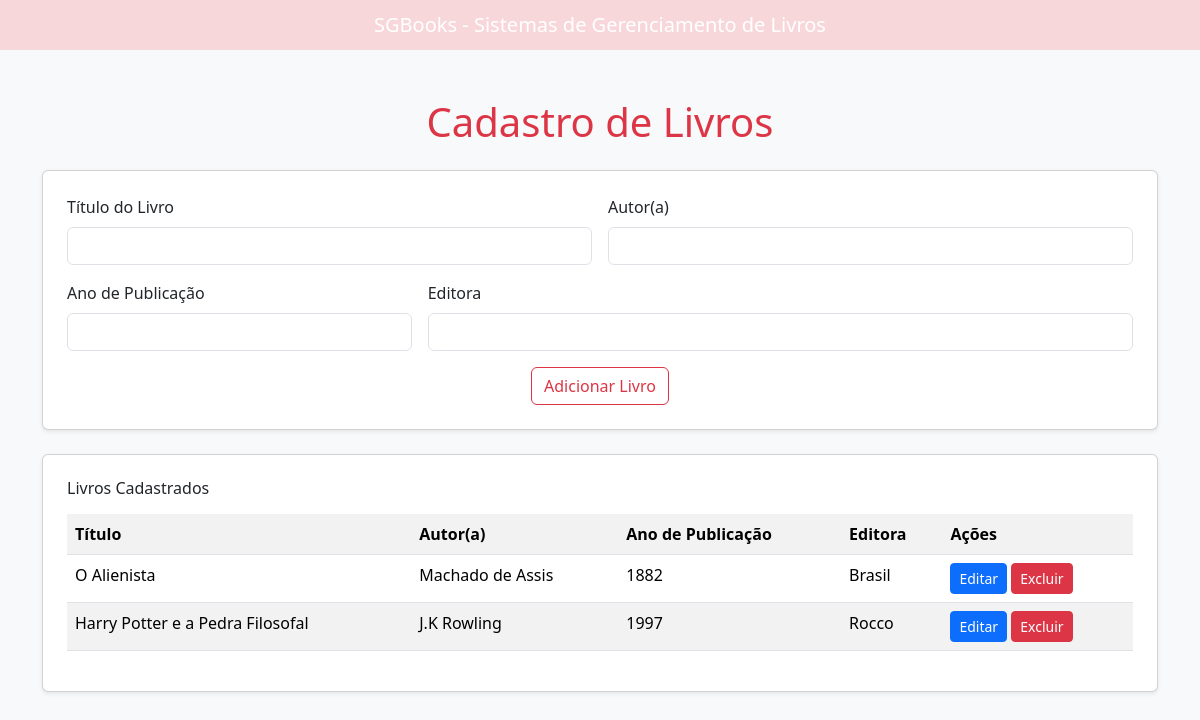
Before: /livros/ with the older database file.
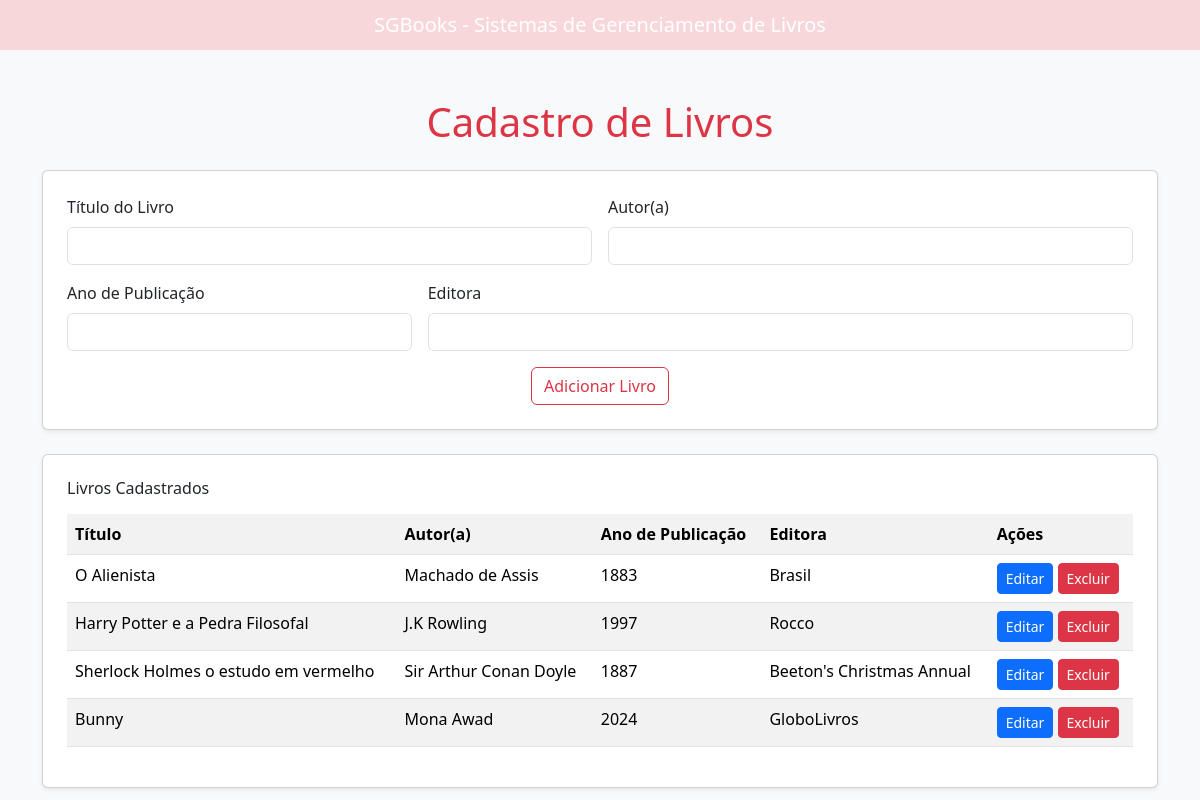
After: the same page with the newer database file.
### sgb_livros/models.py (models this page shows, shortened)
class Livro(models.Model): #models.model indica que a classe Livro é um modelo do Django é padrão
    titulo = models.CharField(max_length=200) #CharField é um campo de texto com tamanho máximo definido
    autor = models.CharField(max_length=150)
    ano_publicacao = models.PositiveIntegerField()
    editora = models.CharField(max_length=100, blank=True, null=True) #blank e null permitem que o campo seja opcional

### sgb_livros/views.py (the view, shortened to what this page needs)
# urls.py: path('', views.cadastro_livro, name='cadastro_livro'),
def cadastro_livro(request):
    livros = Livro.objects.all()  # Recupera todos os livros do banco de dados
    return render(request, 'livros.html', {'livros': livros})

### sgb_livros/templates/livros.html (shortened to what this page needs)
<!DOCTYPE html>
<html lang="pt-br">
  <head>
    <link href="https://cdn.jsdelivr.net/npm/bootstrap@5.3.8/dist/css/bootstrap.min.css" rel="stylesheet">
  </head>
   <body class="bg-light">
    <header>
      <nav class="navbar navbar-expand-lg navbar-dark bg-danger-subtle">
        <div class="container-fluid justify-content-center">
          <span class="navbar-brand mb-0 h1 mx-3 text-gray"> SGBooks - Sistemas de Gerenciamento de Livros </span>
        </div>
      </nav>
    </header>
    <div class="container mt-5">
      <h1 class="mb-4 text-center text-danger">Cadastro de Livros</h1>
      <div class="card p-4 mb-4 shadow-sm">
          <form action="" method="POST">
            <div class="row g-3">
              <div class="col-md-6">
                <label class="form-label">Título do Livro</label>
                <input type="text" name="titulo" class="form-control" value="{{ titulo_editar.titulo|default:'' }}" required>
              </div>
              <div class="col-md-6">
                <label class="form-label">Autor(a)</label>
                <input type="text" name="autor" class="form-control" value="{{ livro_editar.autor|default:'' }}" required>
              </div>
              <div class="col-md-4">
                <label class="form-label">Ano de Publicação</label>
                <input type="number" name="ano_publicacao" class="form-control" value="{{ livro_editar.ano_publicacao|default:'' }}" required>
              </div>
              <div class="col-md-8">
                <label for="editora" class="form-label">Editora</label>
                <input type="text" name="editora" class="form-control" value="{{ livro_editar.editora|default:'' }}">
              </div>
            </div>
            <div class="mt-3 text-center">
              <button type="submit" class="btn btn-outline-danger">{% if livro_editar %}Salvar Livro{% else %}Adicionar Livro{% endif %}</button>
            </div>
          </form>
        </div>
        <div class="card p-4 shadow-sm">
          <h6 class="mb-3">Livros Cadastrados</h6>
          <table class="table table-striped table-hover">
            <tr>
              <th>Título</th>
              <th>Autor(a)</th>
              <th>Ano de Publicação</th>
              <th>Editora</th>
              <th>Ações</th>
            </tr>
            {% for livro in livros %}
              <tr>
                <td>{{ livro.titulo }}</td>
                <td>{{ livro.autor }}</td>
                <td>{{ livro.ano_publicacao }}</td>
                <td>{{ livro.editora }}</td>
                <td>
                   <a href="{% url 'edita_livro' livro.id %}" class="btn btn-sm btn-primary">Editar</a>
                   <a href="{% url 'exclui_livro' livro.id %}" class="btn btn-sm btn-danger" onclick="return confirm('Deseja excluir esse livro?')">Excluir</a>
                </td>
              </tr>
            {% empty %}
            </table>
            <tr>
              <td colspan="5" class="text-center">Nenhum livro cadastrado.</td>
            </tr>
            {% endfor %}
        </div>
    </div>
  </body>
</html>

Changed rows visible on the page:
changed Livro "O Alienista": ano_publicacao "1882" → "1883"
added Livro: titulo "Sherlock Holmes o estudo em vermelho", autor "Sir Arthur Conan Doyle", ano_publicacao "1887", editora "Beeton's Christmas Annual"
added Livro: titulo "Bunny", autor "Mona Awad", ano_publicacao "2024", editora "GloboLivros"
